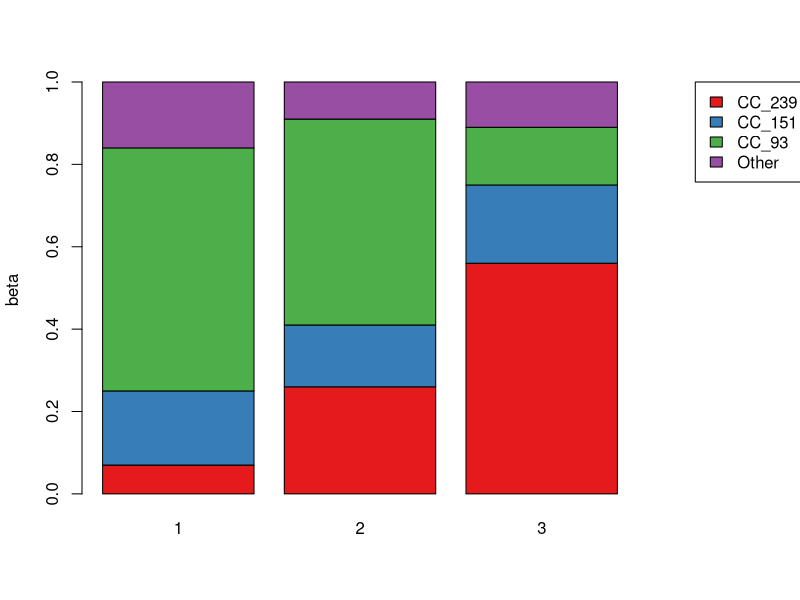

This chart was generated by the following R code:
## ---- chunk 1
library(dplyr)
library(RColorBrewer)
pure <- read.csv("./Data/Microbiome_simulation.txt", sep="\t")
## ---- chunk 2
#simulation used the old naming schema
str <- c("CC_239_239","CC_151_151","MLST_93")
#values for the three introduced components
filter(pure, Strain_Name %in% str) %>% group_by(Sample)
#residual beta values
filter(pure, Strain_Name %in% str) %>% group_by(Sample) %>% summarize(1- sum(Estimated_Beta))
 # microbiome 2 barchart
beta_plot <- (matrix(nrow = 4, ncol = 3,c(0.07,0.18,0.59,0.16,0.26,.15,.5,.09,0.56,0.19,0.14,0.11)))
colnames(beta_plot) <- c("1","2","3")
rownames <- c("CC_239","CC_151","CC_93", "Other")

## ---- chunk 3
par(mar=c(5.1, 4.1, 4.1, 8.1), xpd=TRUE)
colnames <- brewer.pal(4,"Set1")
barplot(beta_plot,  ylab = "beta", col = colnames)
legend("topright", fill = colnames,legend = c("CC_239","CC_151","CC_93", "Other"), inset = c(-0.3,0))
